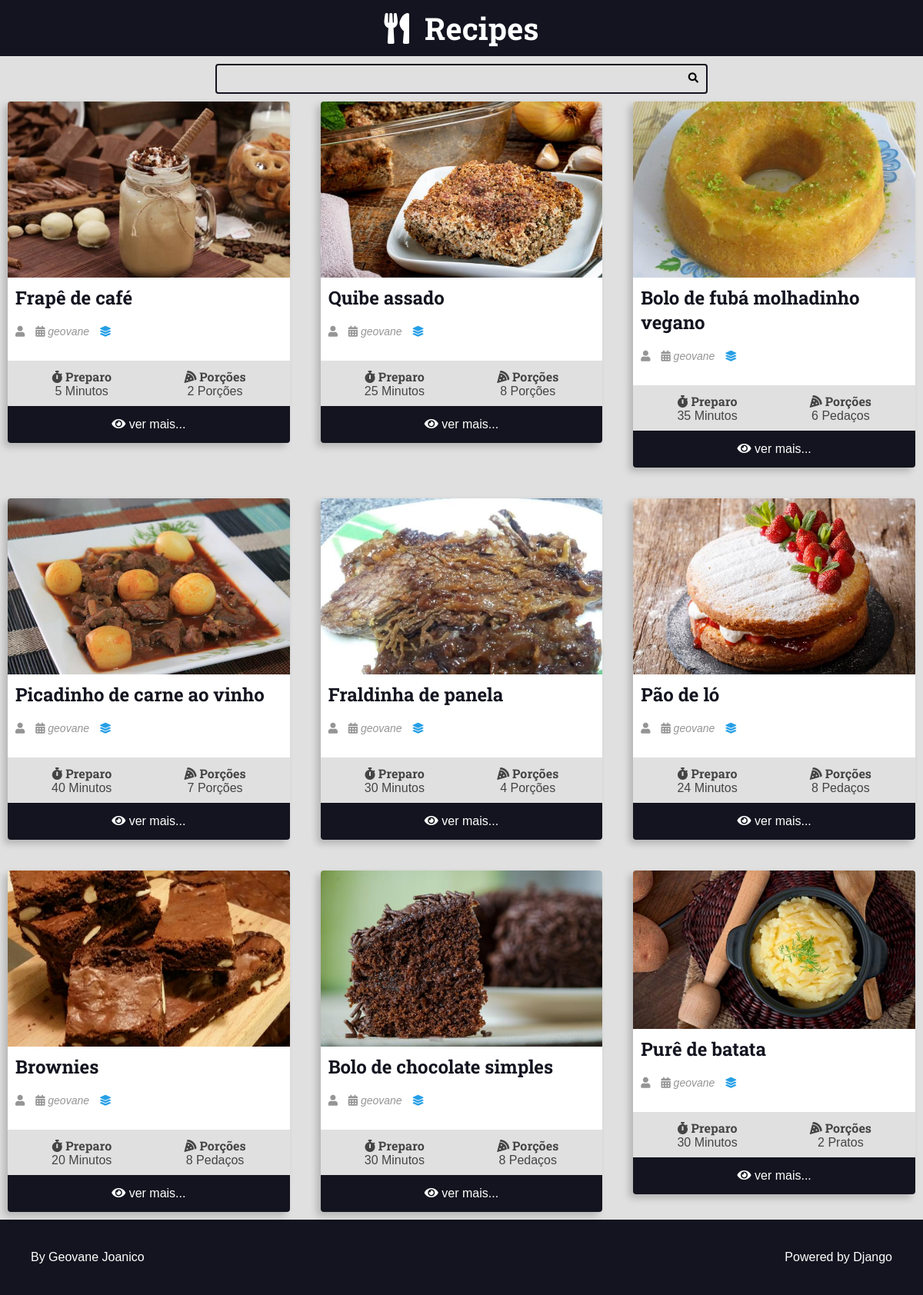
The page / on the database its author committed.
### recipes/models.py (models this page shows, shortened)
class Recipe(models.Model):
    title = models.CharField(max_length=65)
    descripition = models.CharField(max_length=165)
    slug = models.SlugField()
    preparation_time = models.IntegerField()
    preparation_time_unit = models.CharField(max_length=65)
    servings = models.IntegerField()
    servings_unit = models.CharField(max_length=65)
    preparation_steps = models.TextField()
    preparation_steps_is_html = models.BooleanField(default=False)
    created_at = models.DateField(auto_now_add=True)
    updated_at = models.DateField(auto_now=True)
    is_published = models.BooleanField(default=False)
    cover = models.ImageField(upload_to='recipes/covers/%Y/%m/%d/', blank=True, default='')
    category = models.ForeignKey(Category, on_delete=models.SET_NULL, null=True, blank=True, default=None,)
    author = models.ForeignKey(User, on_delete=models.SET_NULL, null=True)

### recipes/views.py (the view)
# urls.py: 2. Add a URL to urlpatterns:  path('', views.home, name='home')
def home(request):
    recipes = Recipe.objects.filter(is_published=True).order_by('-id')
    return render(request, 'recipes/pages/home.html', context={
        'recipes': recipes,
    })

### recipes/templates/recipes/pages/home.html (shortened to what this page needs)
{% extends "global/base.html" %}
{% block content %}
<div class="main-content main-content-list container">
    {% for recipe in recipes %}
    {% include 'recipes/partials/recipe.html' %}
    {% endfor %}
 </div>
 {% endblock content %}

### recipes/templates/recipes/partials/recipe.html (shortened to what this page needs)
<div class="recipe recipe-list-item">
    {% if recipe.cover %}
    <div class="recipe-cover">
        <a href="{% url 'recipes:recipe' recipe.id %}">
        <img src="{{recipe.cover.url}}" alt="Temporário">
        </a>
    </div>
    {% endif %}
    <div class="recipe-title-container">
        <h2 class="recipe-title">
        <a href="{% url 'recipes:recipe' recipe.id %}">
        {{recipe.title}}</h2>
    </div>
    <div class="recipe-author">
        <span class="recipe-author-item">
            <i class="fas fa-user"></i>
        </span>
        <span class="recipe-author-item">
            <i class="fas fa-calendar-alt"></i>
            {% if recipe.author.first_name %}
            {{ recipe.created_at|date:"d/m/Y" }} às {{ recipe.created_at|time:"H:i" }}
            {% else %}
            {{ recipe.author.username }}
            {% endif %}
        </span>
        {% if recipe.category is not None %}
            <span class="recipe-author-item">
                <a href="{% url "recipes:category" recipe.category.id %}">
                    <i class="fas fa-layer-group"></i>
                </a>
            </span>
        {% endif %}
    </div>
    <div class="recipe-content">
    </div>
    <div class="recipe-meta-container">
        <div class="recipe-meta recipe-preparation">
            <h3 class="recipe-meta-title"><i class="fas fa-stopwatch"></i> Preparo</h3>
            <div class="recipe-meta-text">
                {{recipe.preparation_time}} {{recipe.preparation_time_unit}}
            </div>
        </div>
        <div class="recipe-meta recipe-servings">
            <h3 class="recipe-meta-title"><i class="fas fa-pizza-slice"></i> Porções</h3>
            <div class="recipe-meta-text">
                {{recipe.servings}} {{recipe.servings_unit}}
            </div>
        </div>
    </div>
    {% if is_detail_page is not True %}
    <footer class="recipe-footer">
        <a class="recipe-read-more button button-dark button-full-width" href={% url 'recipes:recipe' recipe.id %}>
            <i class="fas fa-eye"></i>
            <span>ver mais...</span>
    </footer>
    {% endif %}
</div>

### recipes/static/recipes/css/styles.css (style rules this page uses)
:root { --color-primary: #269fe6; --color-primary-hover: #2086c2; --color-primary-dark: #13141f; --color-primary-dark-hover: #212336; --color-primary-light: #d4ecfa; --color-primary-light-hover: #bdd8e7; --color-white: #fff; --color-black: #000; --color-dark-text: #444; --color-info-light: #cce5ff; --color-debug-light: #cce5ff; --color-success-light: #d4edda; --color-alert-light: #fff3cd; --color-warning-light: #fff3cd; --color-error-light: #f8d7da; --color-info-dark: #4d86c4; --color-debug-dark: #4d86c4; --color-success-dark: #4a9c5d; --color-alert-dark: #927f40; --color-warning-dark: #927f40; --color-error-dark: #da525d; --color-gray-0: #f9f9f9; --color-gray-1: #e0e0e0; --color-gray-2: #c7c7c7; --color-gray-3: #aeaeae; --color-gray-4: #959595; --color-gray-5: #7d7d7d; --color-gray-6: #646464; --color-gray-7: #4b4b4b; --color-gray-8: #323232; --color-gray-9: #191919; --font-primary: sans-serif; --font-headings: 'Roboto Slab', serif; --spacing-gutter-medium: 10px; --spacing-gutter-large: 4rem; }
* { padding: 0; margin: 0; box-sizing: border-box; }
html { font-size: 62.5%; }
body { font-size: 1.6rem; font-family: var(--font-primary); background: var(--color-gray-1); color: var(--color-dark-text); }
h1, h2, h3, h4, h5, h6 { font-family: var(--font-headings); }
.container { max-width: 144rem; margin: 0 auto; padding: var(--spacing-gutter-medium); }
.main-content { padding-top: 0; }
.main-content-list { display: grid; grid-template-columns: repeat(auto-fit, minmax(340px, 1fr)); gap: var(--spacing-gutter-large); }
.recipe { background: var(--color-white); box-shadow: -5px 5px 10px rgba(0, 0, 0, .2); transform: scale(1); transition: all 300ms ease-in-out; border-radius: .4rem; overflow: hidden; }
.recipe img { max-width: 100%; }
.recipe-list-item { max-width: 64rem; height: fit-content; }
.recipe-title-container { padding: var(--spacing-gutter-medium); padding-bottom: 2rem; }
.recipe-title-container a { text-decoration: none; color:var(--color-primary-dark); }
.recipe-author { padding: 0 var(--spacing-gutter-medium); }
.recipe-content { padding: var(--spacing-gutter-medium); padding-top: 2rem; }
.recipe-author-item { color: var(--color-gray-4); margin-right: 1rem; font-style: italic; font-size: 1.4rem; }
.recipe-author a { color: var(--color-primary); transition: all 300ms ease-in-out; text-decoration: none; }
.recipe-meta-container { display: flex; flex-flow: row wrap; padding: var(--spacing-gutter-medium); background: var(--color-gray-1); }
.recipe-meta { display: flex; flex-flow: column nowrap; flex-shrink: 1; flex-grow: 1; text-align: center; }
.recipe-meta-title { font-size: 1.6rem; }
.recipe-footer a { background: var(--color-primary-dark); display: block; color: var(--color-white); text-decoration: none; text-align: center; padding: 1.5rem var(--spacing-gutter-medium); transition: all 300ms ease-in-out; }

### rows shown on the page
Recipe: cover (picture), title "Frapê de café", author.username "geovane", preparation_time "5", preparation_time_unit "Minutos", servings "2", servings_unit "Porções"
Recipe: cover (picture), title "Quibe assado", author.username "geovane", preparation_time "25", preparation_time_unit "Minutos", servings "8", servings_unit "Porções"
Recipe: cover (picture), title "Bolo de fubá molhadinho vegano", author.username "geovane", preparation_time "35", preparation_time_unit "Minutos", servings "6", servings_unit "Pedaços"
Recipe: cover (picture), title "Picadinho de carne ao vinho", author.username "geovane", preparation_time "40", preparation_time_unit "Minutos", servings "7", servings_unit "Porções"
Recipe: cover (picture), title "Fraldinha de panela", author.username "geovane", preparation_time "30", preparation_time_unit "Minutos", servings "4", servings_unit "Porções"
Recipe: cover (picture), title "Pão de ló", author.username "geovane", preparation_time "24", preparation_time_unit "Minutos", servings "8", servings_unit "Pedaços"
Recipe: cover (picture), title "Brownies", author.username "geovane", preparation_time "20", preparation_time_unit "Minutos", servings "8", servings_unit "Pedaços"
Recipe: cover (picture), title "Bolo de chocolate simples", author.username "geovane", preparation_time "30", preparation_time_unit "Minutos", servings "8", servings_unit "Pedaços"
Recipe: cover (picture), title "Purê de batata", author.username "geovane", preparation_time "30", preparation_time_unit "Minutos", servings "2", servings_unit "Pratos"
